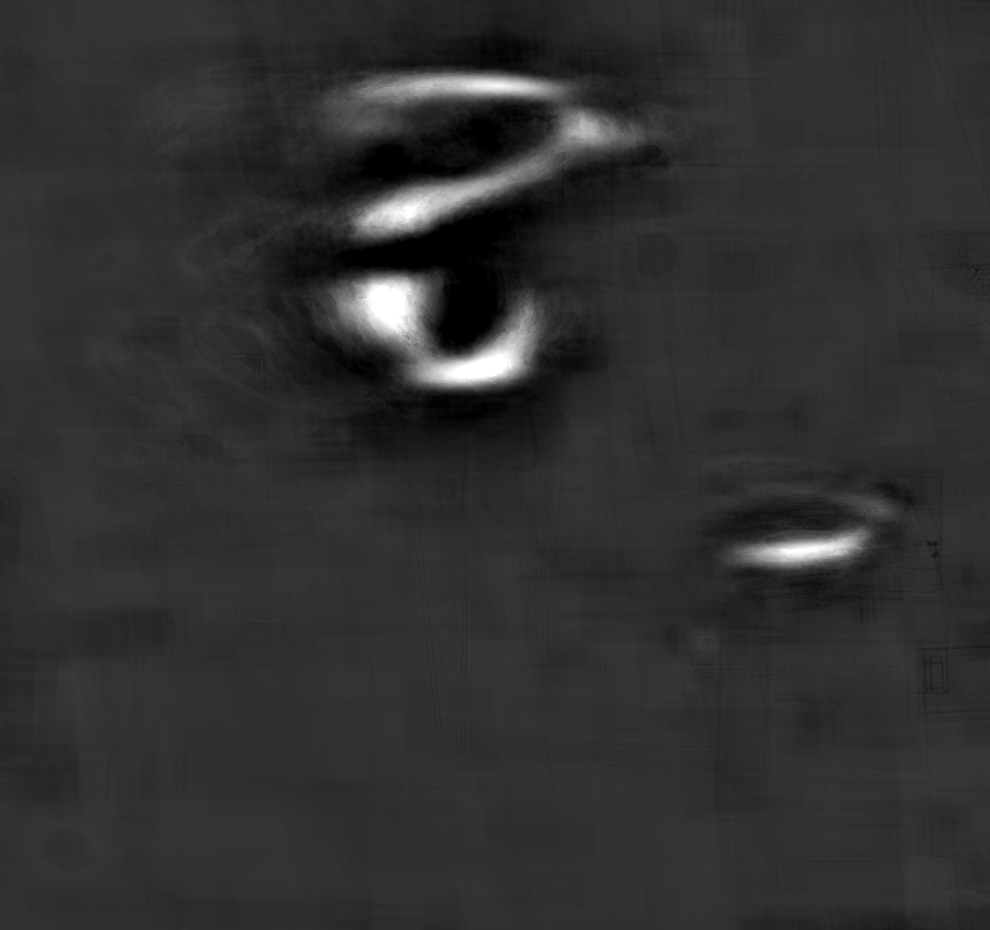
#> input picture analysis/symbol-panel/control_stack_lin.png, 990 x 930 px, given in place of f01694.png, which was not available
$ python reg.py 5 5   (older library calls are emulated)
#> lines starting #> are read from the running program, lines starting #| are printed output that depends on the picture; pictures that were not available may be replaced by others from this repository, and a replacement may not be noted
#!/usr/bin/env python3.12
"""Register panel frames of l9RAhmPHM_A onto a canonical reference view.

SIFT+RANSAC homography to reference, then ECC refinement on the panel ROI.
Writes H matrices + quality metrics to reg.npz
"""
import numpy as np, cv2, sys, json

FR = "/home/user/new-skinny-bob/frames/l9RAhmPHM_A/f%05d.png"
OUT = "/home/user/new-skinny-bob/analysis/symbol-panel/"
PB = (263, 60, 1561, 1043)          # picture area x0,y0,x1,y1 (measured)
REF = 1694
ROI_PANEL = (250, 200, 950, 800)    # in picture-area coords
TC_MASK = (469 - PB[0], 940 - PB[1], 965 - PB[0], 1000 - PB[1])  # timecode overlay


def load(i):
#> called with i = 1694
    return cv2.imread(FR % i, cv2.IMREAD_GRAYSCALE).astype(np.float32)
#> returned value: shape (930, 990) float32; min 0, max 255, mean 48


def pic(a):
    return a[PB[1]:PB[3], PB[0]:PB[2]].copy()
#> returned value: shape (870, 727) float32


def prep(c):
    """local-contrast normalised uint8 for feature detection"""
    bg = cv2.GaussianBlur(c, (0, 0), 25)
    d = c - bg
    d = np.clip(d / (4 * np.std(d) + 1e-6) + 0.5, 0, 1)
    u = (d * 255).astype(np.uint8)
    u[TC_MASK[1]:TC_MASK[3], TC_MASK[0]:TC_MASK[2]] = 128   # kill timecode
    return u


def main():
    lo, hi = int(sys.argv[1]), int(sys.argv[2])
    sift = cv2.SIFT_create(nfeatures=4000)
    bf = cv2.BFMatcher()
    rc = pic(load(REF)); ra = prep(rc)
    kr, dr = sift.detectAndCompute(ra, None)
#> kr = 377 keypoints; strongest (x, y, size): (127, 247, 44.1), (238, 300, 33.8), (196, 266, 39.9), (170, 312, 25.8)
    x0, y0, x1, y1 = ROI_PANEL
    m = np.zeros(ra.shape, np.uint8); m[y0:y1, x0:x1] = 255
    m[TC_MASK[1]:TC_MASK[3], TC_MASK[0]:TC_MASK[2]] = 0
    refroi = ra[y0:y1, x0:x1].astype(np.float32)
    refroi = (refroi - refroi.mean()) / (refroi.std() + 1e-6)

    Hs, ncc, inl, sharp = {}, {}, {}, {}
    crit = (cv2.TERM_CRITERIA_EPS | cv2.TERM_CRITERIA_COUNT, 80, 1e-6)
    for i in range(lo, hi + 1):
        c = pic(load(i)); a = prep(c)
#> call 2 of load, with i = 5
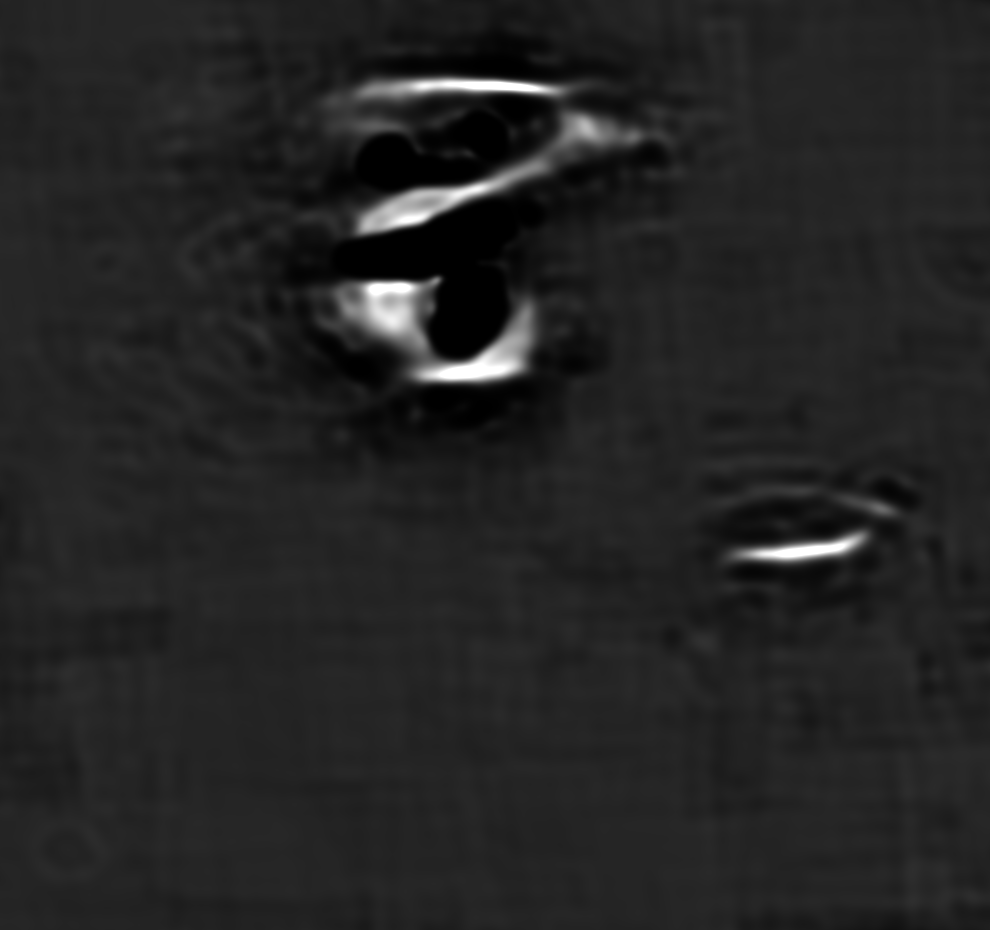
#> input picture analysis/symbol-panel/control_stack_rl.png, 990 x 930 px, given in place of f00005.png, which was not available
#> after `a = prep(c)`:
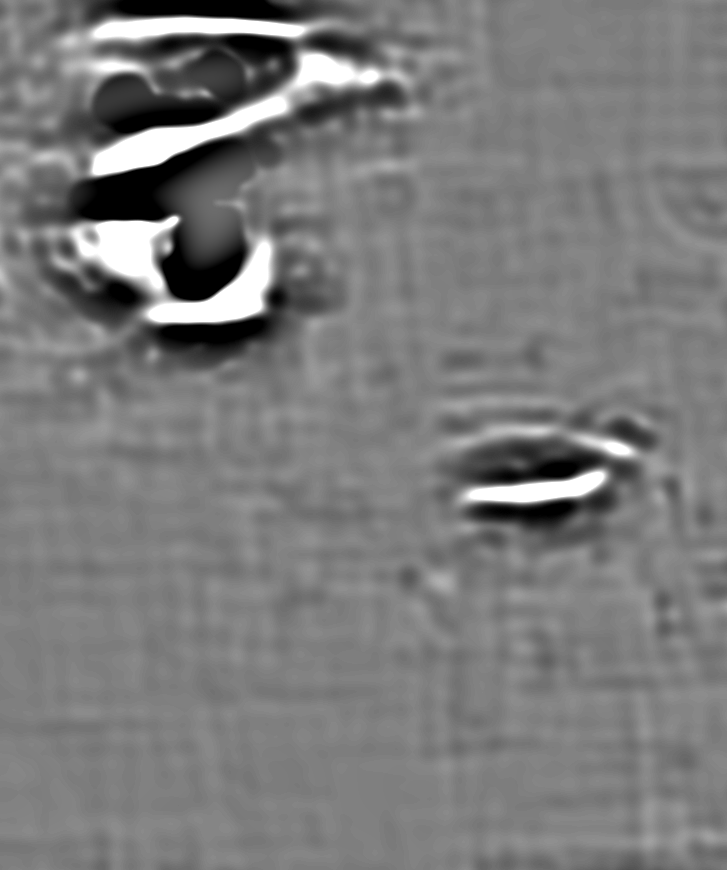
#> a: shape (870, 727); min 0, max 255, mean 123
        k, d = sift.detectAndCompute(a, None)
#> k = 190 keypoints; strongest (x, y, size): (127, 248, 41.1), (240, 299, 29.9), (172, 221, 8.6), (234, 122, 19.2)
        H = None
        if d is not None and len(k) >= 8:
            mt = bf.knnMatch(d, dr, k=2)
#> mt = 190 matches
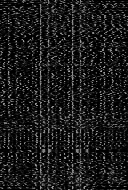
#> d: shape (190, 128) float32; min 0, max 175, mean 26.6
            good = [p for p, q in mt if p.distance < 0.78 * q.distance]
#> good = 37 matches
            if len(good) >= 10:
                src = np.float32([k[g.queryIdx].pt for g in good]).reshape(-1, 1, 2)
#> src = 37 rows, first 8: [11.94, 245.9], [15.65, 41.83], [24.23, 235.5], [41.41, 139.7], [51.45, 232.6], [65.96, 282.1], [67.76, 248.7], [69.24, 40.56]
                dst = np.float32([kr[g.trainIdx].pt for g in good]).reshape(-1, 1, 2)
#> dst = 37 rows, first 8: [12.29, 246], [15.5, 41.34], [22.21, 235.3], [40.86, 138.3], [52.38, 231], [66.65, 284.1], [69.24, 251.1], [69.81, 40.74]
                H0, mask = cv2.findHomography(src, dst, cv2.RANSAC, 3.0, maxIters=8000)
#> H0 = [[0.994, -0.0184, 3.34], [0.00011, 0.985, 1.08], [6.04e-06, -4.07e-05, 1]]; mask = 37 values, max 1 at index 0, min 0 at index 5, mean 0.622
                if H0 is not None and mask is not None and mask.sum() >= 15:
                    inl[i] = int(mask.sum())
                    # ECC refine (warp maps ref -> cur, so invert)
                    W = np.linalg.inv(H0); W /= W[2, 2]
#> after `W = np.linalg.inv(H0)`: W = [[1.01, 0.0187, -3.38], [-0.000106, 1.02, -1.1], [-6.08e-06, 4.12e-05, 1]]
                    try:
                        _, W = cv2.findTransformECC(ra, a, W.astype(np.float32),
                                                    cv2.MOTION_HOMOGRAPHY, crit, m, 5)
#> W = [[1.06, -0.000733, -14.04], [0.0281, 1.01, -7.31], [5.16e-05, 5.94e-06, 1]]
                        H = np.linalg.inv(W); H /= H[2, 2]
#> after `H = np.linalg.inv(W)`: H = [[0.944, 0.000604, 13.26], [-0.0265, 0.986, 6.84], [-4.85e-05, -5.89e-06, 0.999]]
#> after `H /= H[2, 2]`: H = [[0.945, 0.000605, 13.27], [-0.0266, 0.987, 6.85], [-4.86e-05, -5.9e-06, 1]]
                    except cv2.error:
                        H = H0
        if H is None:
            continue
        w = cv2.warpPerspective(c, H, (ra.shape[1], ra.shape[0]),
                                flags=cv2.INTER_LANCZOS4, borderValue=np.nan)
        r = w[y0:y1, x0:x1]
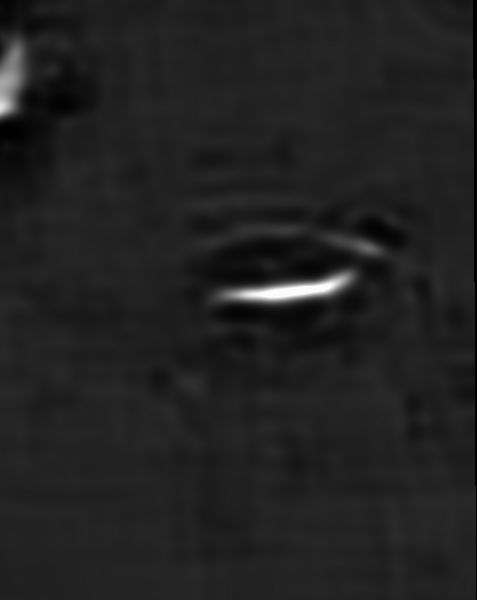
#> r: shape (600, 477) float32; 0.51% of the values are NaN or infinite; the others: min 1.78, max 257.6, mean 35.32; drawn with min black, max white, NaN and infinite black
        if np.isnan(r).mean() > 0.25:
            continue
        rr = np.nan_to_num(r, nan=np.nanmean(r))
        bg = cv2.GaussianBlur(rr, (0, 0), 25)
        rr = rr - bg
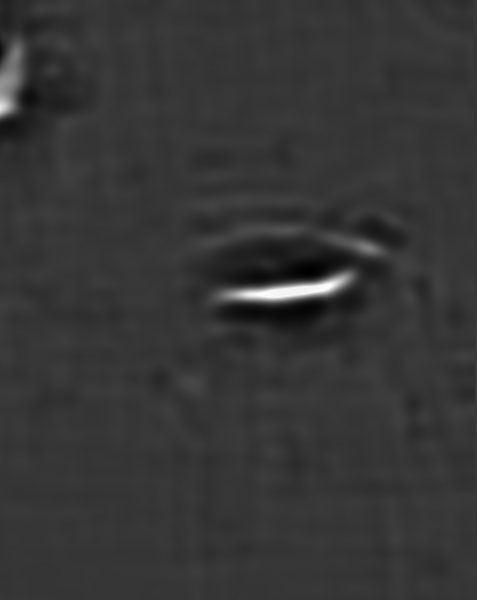
#> rr: shape (600, 477) float32; min -52.53, max 193.9, mean 0; drawn with min black and max white
        rr = (rr - rr.mean()) / (rr.std() + 1e-6)
        ncc[i] = float((rr * refroi).mean())
        Hs[i] = H
        gx = cv2.Sobel(c[y0:y1, x0:x1], cv2.CV_32F, 1, 0)
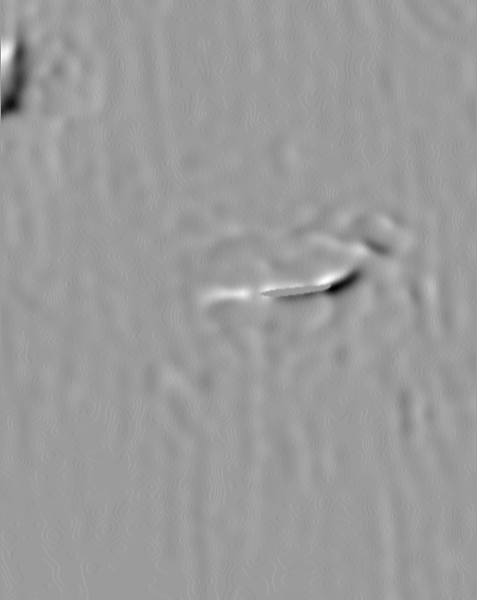
#> gx: shape (600, 477) float32; min -99, max 63, mean -0.2; drawn with min black and max white
        gy = cv2.Sobel(c[y0:y1, x0:x1], cv2.CV_32F, 0, 1)
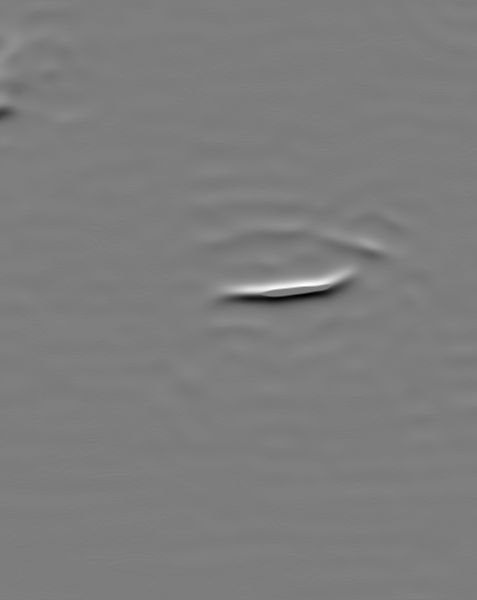
#> gy: shape (600, 477) float32; min -287, max 295, mean 0.1; drawn with min black and max white
        sharp[i] = float(np.mean(gx * gx + gy * gy))
        if i % 25 == 0:
            print(i, inl[i], round(ncc[i], 3), round(sharp[i], 1), flush=True)
    ks = sorted(Hs)
#> ks = [5]
    np.savez(OUT + f"reg_{lo}_{hi}.npz", frames=np.array(ks),
             H=np.array([Hs[i] for i in ks]),
             ncc=np.array([ncc[i] for i in ks]),
             inl=np.array([inl[i] for i in ks]),
             sharp=np.array([sharp[i] for i in ks]))
    print("kept", len(ks), "of", hi - lo + 1)
#| kept 1 of 1


main()
